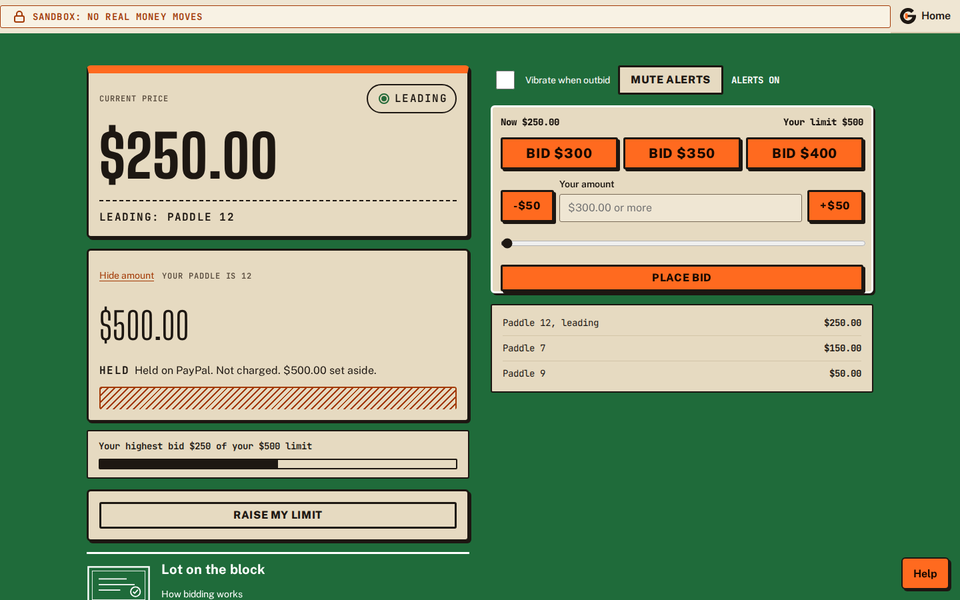
#> input picture brand/devpost/judges/src/screens/frames/bids-2-leading.png, 960 x 600 px, given in place of hold-2-limit-chosen.png, which was not available
$ python compose-screens.py
#> lines starting #> are read from the running program, lines starting #| are printed output that depends on the picture
"""Builds the three app-screen clips of the judge deck from still frames of the current web app.

The frames in screens/frames/ are the desktop-light PNGs (1440x900, top of the page) of the
`ui-screens` workflow (packages/web/test/screens), scaled to 960x600, the size of the old
recordings. Each clip steps through two or three states with a short cross-fade and loops. Nothing is
mocked beyond what the screen tour already does (sandbox room, fake payments, example names).

Usage: python3 compose-screens.py [OUT_DIR]   (default: screens/)
"""

import sys
from pathlib import Path

from PIL import Image

HERE = Path(__file__).resolve().parent
FRAMES = HERE / "screens" / "frames"
# clip -> [(frame, seconds on screen)]
CLIPS = {
    # The first frame is what a PDF export or LibreOffice shows, so it is the clearest state.
    "deck-hold": [("hold-2-limit-chosen", 2.2), ("hold-3-held", 2.4)],
    "deck-bids": [("bids-2-leading", 2.4), ("bids-3-outbid", 2.4)],
    "deck-hammer": [("hammer-1-live", 1.8), ("hammer-2-hold", 2.2), ("hammer-3-sold", 2.0)],
}
FADE_STEPS = 3
FADE_MS = 70


def clip(steps):
    imgs = [Image.open(FRAMES / f"{name}.png").convert("RGB") for name, _ in steps]
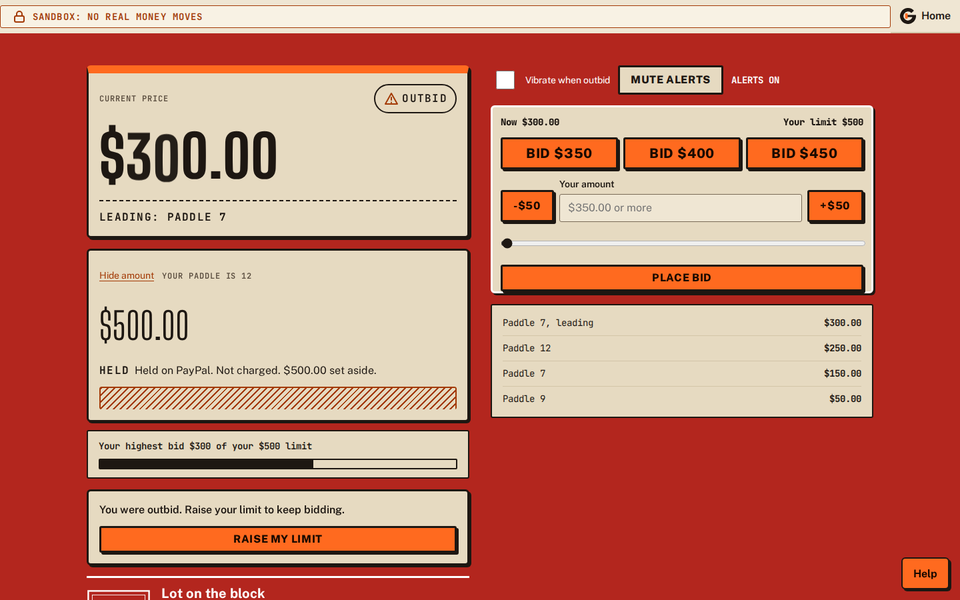
#> input picture brand/devpost/judges/src/screens/frames/bids-3-outbid.png, 960 x 600 px, given in place of hold-3-held.png, which was not available
#> imgs = 2 items
    frames, durations = [], []
    for i, ((_, secs), img) in enumerate(zip(steps, imgs)):
        frames.append(img)
        durations.append(int(secs * 1000))
        nxt = imgs[(i + 1) % len(imgs)]
        for k in range(1, FADE_STEPS + 1):
            frames.append(Image.blend(img, nxt, k / (FADE_STEPS + 1)))
            durations.append(FADE_MS)
#> this loop made 2 passes
#> secs on passes 1 to 2: 2.2, 2.4
#> after the loop, durations = [2200, 70, 70, 70, 2400, 70, 70, 70]; frames = 8 items
    pal = [f.quantize(colors=96, method=Image.Quantize.MEDIANCUT, dither=Image.Dither.NONE) for f in frames]
#> pal = 8 items
    return pal, durations


def main():
    out = Path(sys.argv[1]) if len(sys.argv) > 1 else HERE / "screens"
    out.mkdir(parents=True, exist_ok=True)
    for name, steps in CLIPS.items():
        pal, durations = clip(steps)
#> pal = 8 items; durations = [2200, 70, 70, 70, 2400, 70, 70, 70]
        path = out / f"{name}.gif"
        pal[0].save(path, save_all=True, append_images=pal[1:], duration=durations, loop=0, optimize=True, disposal=1)
#> pass 3 of the loop in main, `for name, steps in CLIPS.items():`:
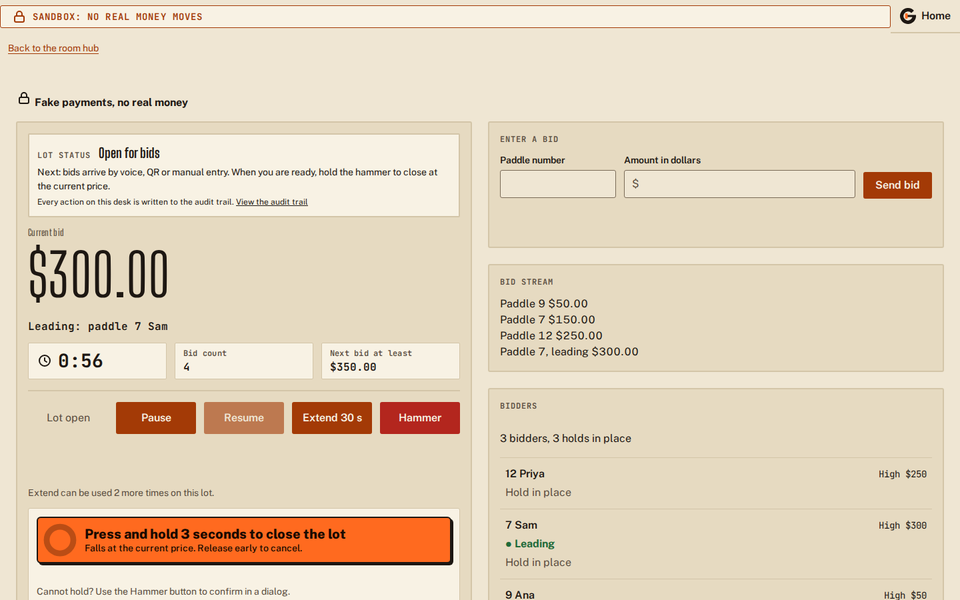
#> input picture brand/devpost/judges/src/screens/frames/hammer-1-live.png, 960 x 600 px
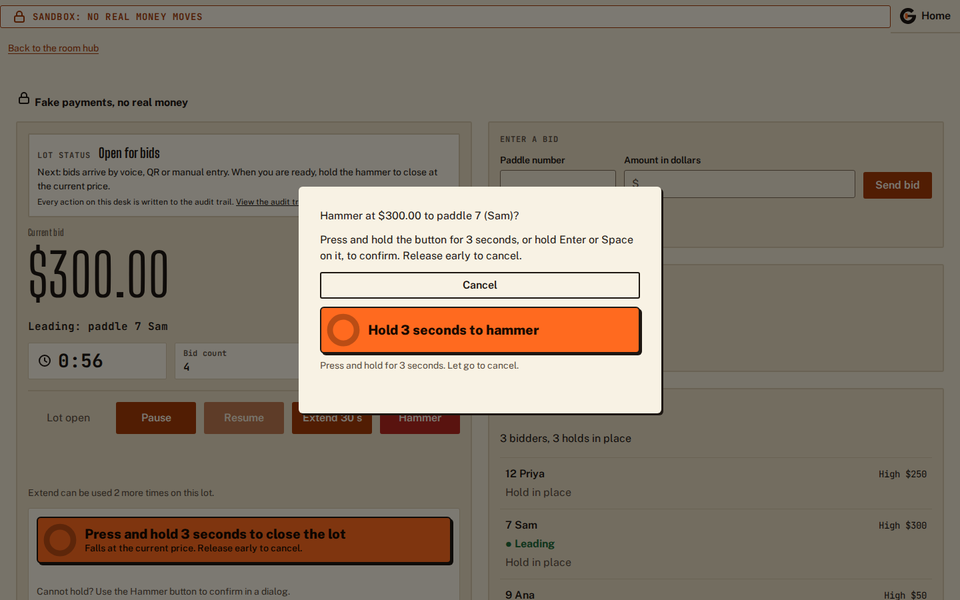
#> input picture brand/devpost/judges/src/screens/frames/hammer-2-hold.png, 960 x 600 px
#> imgs = 3 items
#> the loop in clip (call 3), `for i, ((_, secs), img) in enumerate(zip(steps, imgs)):` made 3 passes
#> secs on passes 1 to 3: 1.8, 2.2, 2
#> after the loop in clip (call 3), `for i, ((_, secs), img) in enumerate(zip(steps, imgs)):`: durations = [1800, 70, 70, 70, 2200, 70, 70, 70, 2000, 70, 70, 70]; frames = 12 items
        print(f"{path} {path.stat().st_size // 1024} KB")


if __name__ == "__main__":
    main()
